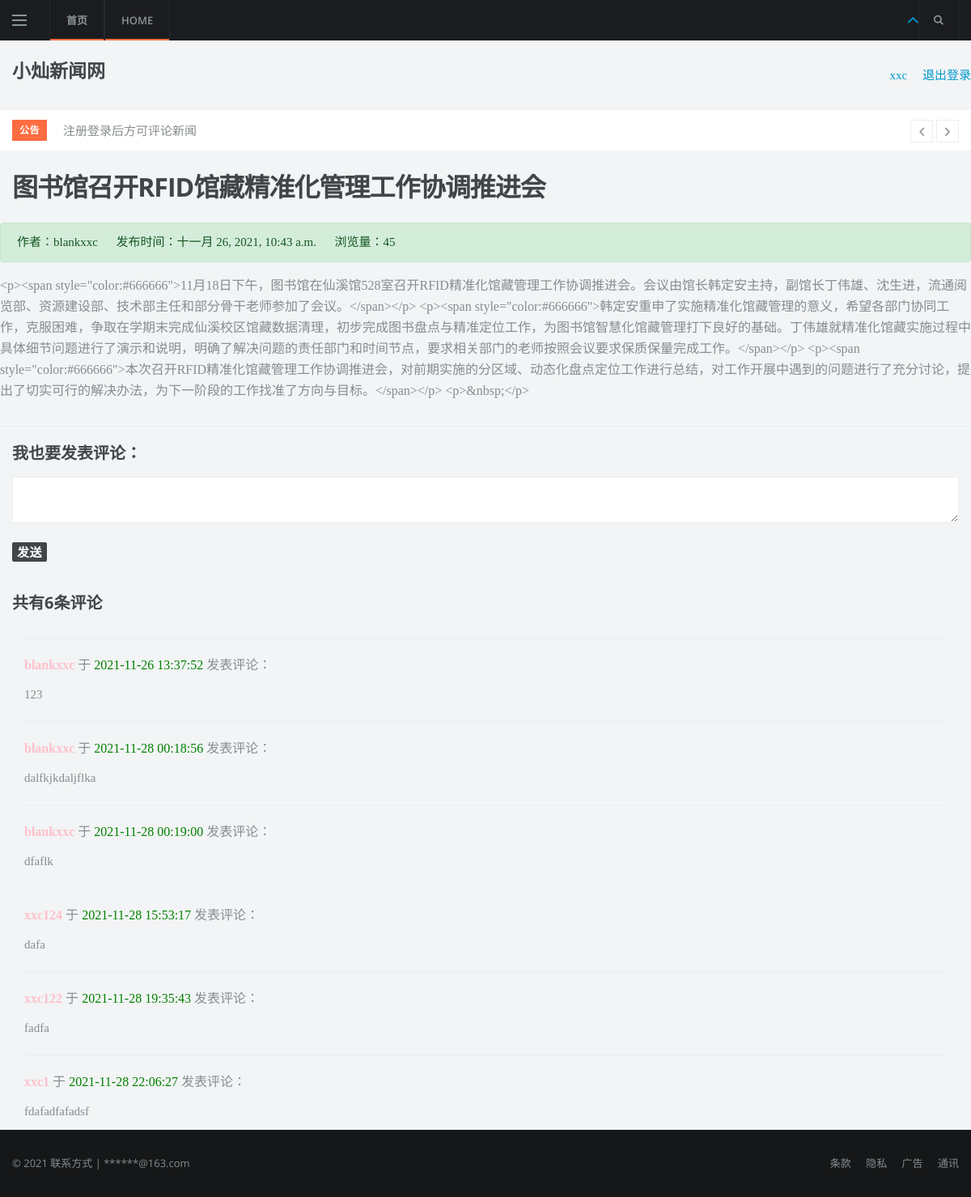
/news-detail/13/ (signed in), run on the app's committed database.
### new/models.py (models this page shows, shortened)
class news(models.Model):
    title = models.CharField('标题', max_length=70)
    excerpt = models.TextField('摘要', max_length=200, blank=True)
    category = models.ForeignKey(Category, on_delete=models.DO_NOTHING, verbose_name='分类', blank=True, null=True)
    tags = models.ManyToManyField(Tag, verbose_name='标签', blank=True)
    img = models.ImageField(upload_to='article_img/%Y/%m/%d/', verbose_name='封面图片', blank=True, null=True)
    content = RichTextUploadingField(verbose_name='正文')
    user = models.ForeignKey(User, on_delete=models.CASCADE, verbose_name='作者')
    tui = models.ForeignKey(Tui, on_delete=models.DO_NOTHING, verbose_name='推荐位', blank=True, null=True)
    views = models.PositiveIntegerField('阅读量', default=0)
    created_time = models.DateTimeField('发布时间', auto_now_add=True)
    modified_time = models.DateTimeField('修改时间', auto_now=True)
    class Meta:
        verbose_name = '文章详情'
        verbose_name_plural = '文章管理'

### comment/models.py (models this page shows, shortened)
class Comment(models.Model):
    new = models.ForeignKey(
        news,
        on_delete=models.CASCADE,
        related_name='comments'
    )
    user = models.ForeignKey(
        User,
        on_delete=models.CASCADE,
        related_name='comments'
    )
    content = models.TextField()
    created = models.DateTimeField(auto_now_add=True)
    class Meta:
        ordering = ('created',)

### new/views.py (the view)
# urls.py: path('news-detail/<int:id>/', views.news_detail, name='news_detail'),
def news_detail(request, id):
    new = news.objects.get(id=id)
    new.views += 1
    new.save(update_fields=['views'])
    new = news.objects.get(id=id)
    comments = Comment.objects.filter(new=id)
    context = {'new': new, 'comments': comments, }
    return render(request, 'news/detail.html', context)

### templates/news/detail.html (shortened to what this page needs)
{% extends "base.html" %}
{% load static %}
{% block content %}
<div class="container">
    <div class="row">
        <h1 class="col-12 mt-4 mb-4">{{ new.title }}</h1>
        <div class="col-12 alert alert-success">作者：{{ new.user }} &nbsp;&nbsp;&nbsp;&nbsp; 发布时间：{{ new.created_time }}
            &nbsp;&nbsp;&nbsp;&nbsp; 浏览量：{{ new.views }}
        </div>
        <div  >
            <p >{{new.content}}</p>
        </div>
    </div>
</div>
<hr>
{% if user.is_authenticated %}
<div class="container">
    <div class="col-24">
        <form
                action="{% url 'comment:post_comment' new.id %}"
                method="POST"
        >
            <div class="form-group">
                <label for="content">
                    <h4>
                        我也要发表评论：
                    </h4>
                </label>
                <textarea
                        type="text"
                        class="form-control"
                        id="content"
                        name="content"
                        rows="2"></textarea> </label>
            </div>
            <button type="submit" class="btn btn-primary ">发送</button>
        </form>
    </div>
    <br>
    {% else %}
    <br>
    <h5 class="row justify-content-center">
        请<a href="{% url 'userprofile:login' %}">登录</a>后回复
    </h5>
    <br>
    {% endif %}
    <div class="container">
        <div class="row">
            <h4>共有{{ comments.count }}条评论</h4>
        </div>
        {% for comment in comments %}
        <hr>
        <p>
            <strong style="color: pink">
                {{ comment.user }}
            </strong> 于
            <span style="color: green">
                    {{ comment.created|date:"Y-m-d H:i:s" }}
                </span> 发表评论：
        <p style="font-family: inherit; font-size: 1em;">
            {{ comment.content }}</p>
        </p>
        {% endfor %}
    </div>
</div>
{% endblock content %}

### templates/header.html (shortened to what this page needs)
<body class="bg-light">
<main class="main oh" id="main">
    <header class="nav">
        <div class="nav__holder nav--sticky">
            <div class="container relative">
                <div class="flex-parent">
                    <button class="nav-icon-toggle" id="nav-icon-toggle" aria-label="Open side menu">
              <span class="nav-icon-toggle__box">
                <span class="nav-icon-toggle__inner"></span>
              </span>
                    </button>
                    <nav class="flex-child nav__wrap d-none d-lg-block">
                        <ul class="nav__menu">
                            <li class="active">
                                <a href=' http://127.0.0.1:8000/ '>首页</a>
                            </li>
                            <li class="active">
                                <a href="http://127.0.0.1:8000/">HOME</a>
                            </li>
                        </ul>
                    </nav>
                    <div class="nav__right nav--align-right d-lg-flex">
                        <div >
                                <a href="#top" ><i class="ui-arrow-up"></i></a>
                        </div>
                        <div class="nav__right-item nav__search">
                            <a href="#" class="nav__search-trigger" id="nav__search-trigger">
                                <i class="ui-search nav__search-trigger-icon"></i>
                            </a>
                        </div>
                    </div>
                </div>
            </div>
        </div>
    </header>
    <div class="header">
        <div class="container">
            <div class="flex-parent align-items-center">
                <a href="http://127.0.0.1:8000/" class="logo d-none d-lg-block" >
                    <h3>小灿新闻网</h3>
                </a>
                <div class="text-center">
                    <ul class="row">
                        {% if user.is_authenticated %}
                        <li class="nav-item dropdown">
                            <a class="nav-link dropdown-toggle" href="#" id="navbarDropdown" role="button"
                               data-toggle="dropdown" aria-haspopup="true" aria-expanded="false" font_size=25>
                                {{ user.username }}&nbsp&nbsp&nbsp&nbsp&nbsp
                            </a>
                        <li class="nav-item">
                            <a class="nav-link" href='{% url "userprofile:logout" %}'>退出登录</a>
                        </li>
                        </li>
                        {% else %}
                        <li class="nav-item">
                            <a class="nav-link" href="{% url 'userprofile:login' %}">登录</a>
                        </li>
                        {% endif %}
                    </ul>
                </div>
            </div>
        </div>
    </div>
    <div class="trending-now">
        <div class="container relative">
            <span class="trending-now__label">公告</span>
            <ul class="newsticker">
                <li class="newsticker__item"><a  class="newsticker__item-url">注册登录后方可评论新闻</a></li>
            </ul>
            <div class="newsticker-buttons">
                <button class="newsticker-button newsticker-button--prev" id="newsticker-button--prev"
                        aria-label="next article"><i class="ui-arrow-left"></i></button>
                <button class="newsticker-button newsticker-button--next" id="newsticker-button--next"
                        aria-label="previous article"><i class="ui-arrow-right"></i></button>
            </div>
        </div>
    </div>
</main>

### data on the page
news: title "图书馆召开RFID馆藏精准化管理工作协调推进会", user "blankxxc", created_time "十一月 26, 2021, 10:43 a.m.", views "45", content "<p><span style=\"color:#666666\">11月18日下午，图书馆在仙溪馆528室召开RFID精准化馆藏管理工作协调推进会。会议由馆长韩定安主持，副馆长丁伟雄、沈生进，流通阅览部、资源建设部、技术部主任和部分骨干老师参加了会议。</span></p> <p><span style=\"color:#666666\">韩定安重申了实施精准化馆藏管理的意义，希望各部门协同工作，克服困难，争取在学期末完成仙溪校区馆藏数据清理，初步完成图书盘点与精准定位工作，为图书馆智慧化馆藏管理打下良好的基础。丁伟雄就精准化馆藏实施过程中具体细节问题进行了演示和说明，明确了解决问题的责任部门和时间节点，要求相关部门的老师按照会议要求保质保量完成工作。</span></p> <p><span style=\"color:#666666\">本次召开RFID精准化馆藏管理工作协调推进会，对前期实施的分区域、动态化盘点定位工作进行总结，对工作开展中遇到的问题进行了充分讨论，提出了切实可行的解决办法，为下一阶段的工作找准了方向与目标。</span></p> <p>&nbsp;</p>"
Comment: user "blankxxc", created "2021-11-26 13:37:52", content "123"
Comment: user "blankxxc", created "2021-11-28 00:18:56", content "dalfkjkdaljflka"
Comment: user "blankxxc", created "2021-11-28 00:19:00", content "dfaflk"
Comment: user "xxc124", created "2021-11-28 15:53:17", content "dafa"
Comment: user "xxc122", created "2021-11-28 19:35:43", content "fadfa"
Comment: user "xxc1", created "2021-11-28 22:06:27", content "fdafadfafadsf"

### other printed values
{{ user.username }} "xxc"
{{ comments.count }} "6"
